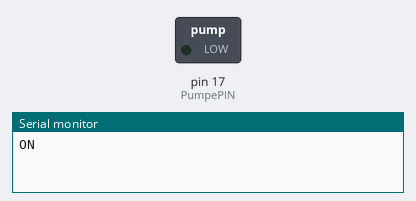
A sketch run on a simulated Arduino Uno, built with avr-gcc and run on an emulated ATmega328P. Parts: switched loads named in the sketch (green lamp = pin HIGH), the last lines printed to the serial monitor.

Above: at 2.5 s.
At 7.5 s:
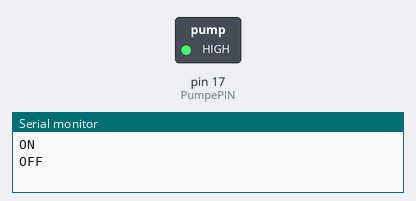
Timing chart, 0 to 13.0 s (numbered marks = the images above):
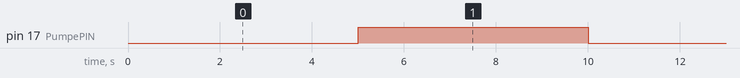

The sketch:

Pumpe.ino
```cpp
#define PumpePIN 17
bool pumpen = true;

void setup() {
  pinMode(PumpePIN, OUTPUT);
  Serial.begin(115200);//Test
}

void pump(int PIN, bool pumpe){
    if (pumpe){
        digitalWrite(PIN, LOW);
        Serial.println("ON");
    } else {
        digitalWrite(PIN, HIGH);
        Serial.println("OFF");
    }
}

void loop() {
    pump(PumpePIN, pumpen);
    pumpen = !pumpen;
    delay(5000);
}
```

Measured:
- by itself, pin 17 (PumpePIN): alternates HIGH for 5.0 s and LOW for 5.0 s
